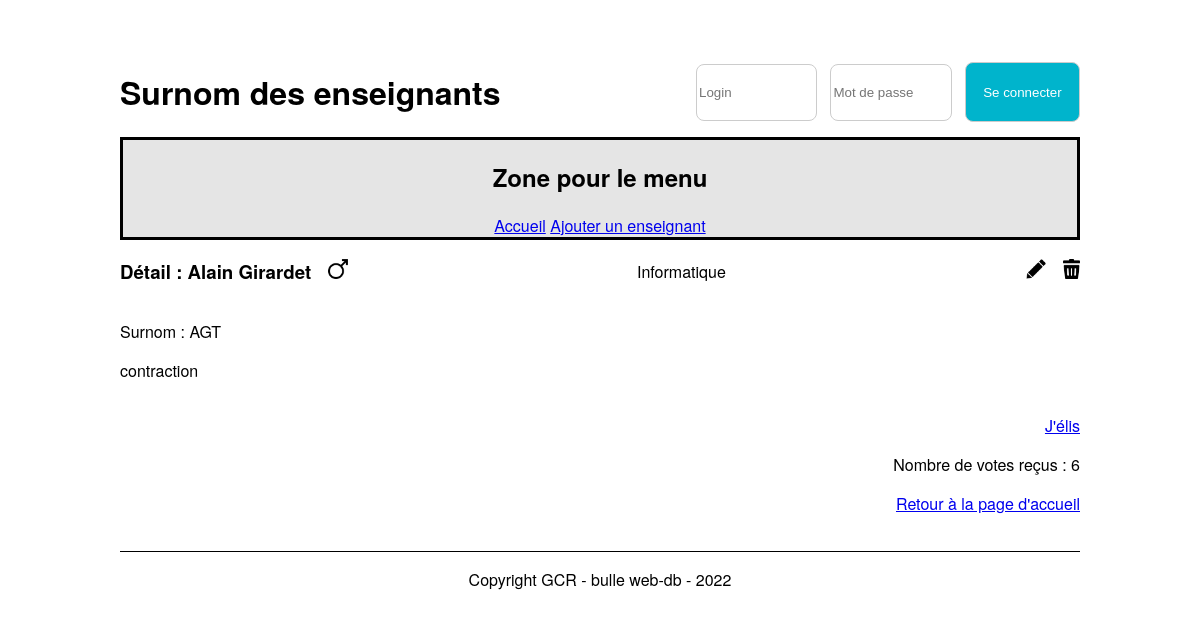
The page /application-surnoms-version-statique-/src/detailTeacher.php?idTeacher=3 on the database its author committed.
### tables this page shows
CREATE TABLE `t_teacher` (
  `idTeacher` int NOT NULL,
  `teaFirstname` varchar(50) NOT NULL,
  `teaName` varchar(50) NOT NULL,
  `teaGender` char(1) NOT NULL,
  `teaNickname` varchar(50) NOT NULL,
  `teaOrigine` text NOT NULL,
  `fkSection` int NOT NULL,
  `teaVoice` int DEFAULT NULL
);

CREATE TABLE `t_section` (
  `idSection` int NOT NULL,
  `secName` varchar(20) NOT NULL
);

### application-surnoms-version-statique-/src/database.php (called while the page is built, shortened)
<?php
 class Database {
    private $connector;
    public function __construct(){
        try{
            $this->connector = new PDO('mysql:host=localhost:6033;dbname=db_nickname;charset=utf8', 'root', 'root');
        }
        catch (PDOException $e)
        {
            die('Erreur :' . $e->getMessage());
        }
    }
    private function queryPrepareExecute($query, $binds){
        $req = $this->connector->prepare($query);
        foreach($binds as $bind) {
            $req->bindValue($bind[0], $bind[1], $bind[2]);
        }
        $req->execute();
        return $req;
    }
    private function formatData($req){
        return $req->fetchALL(PDO::FETCH_ASSOC);
    }
    public function getOneTeacher($id){
        $query = "SELECT * FROM t_teacher WHERE idTeacher = :id";
        $binds = [
            ['id', $id, PDO::PARAM_INT]
        ];
        $req = $this->queryPrepareExecute($query,$binds);
        $teacher =$this->formatData($req);
        return $teacher[0];
    }
     public function getOneSection($idSec)
     {
        $query = "SELECT * FROM t_section WHERE idSection = :id";
        $binds = [
            ['id', $idSec, PDO::PARAM_INT]
        ];
        $req = $this->queryPrepareExecute($query, $binds);
        $section = $this->formatData($req);
        return $section[0];
     }
 }
?>

### application-surnoms-version-statique-/src/detailTeacher.php (the view, shortened to what this page needs)
<?php
$idTeacher = $_GET["idTeacher"];
include("Database.php");
$db = new Database();
$teacher = $db->getOneTeacher($idTeacher);
$section = $db->getOneSection($teacher["fkSection"]);
?>
<!DOCTYPE html>
<html lang="fr">
<head>
    <link href="./css/style.css" rel="stylesheet">
</head>
<body>
    <header>
        <div class="container-header">
            <div class="titre-header">
                <h1>Surnom des enseignants</h1>
            </div>
            <div class="login-container">
                <form action="#" method="post">
                    <input type="text" name="user" id="user" placeholder="Login">
                    <input type="password" name="password" id="password" placeholder="Mot de passe">
                    <button type="submit" class="btn btn-login">Se connecter</button>
                </form>
            </div>
        </div>
        <nav>
            <h2>Zone pour le menu</h2>
            <a href="index.php">Accueil</a>
            <a href="addTeacher.php">Ajouter un enseignant</a>
        </nav>
    </header>
    <div class="container">
        <div class="user-head">
            <h3>Détail : <?= $teacher["teaFirstname"] . " " . $teacher["teaName"]?>
            <?php
                if($teacher["teaGender"] == "M")
                {
                    echo "<img style=\"margin-left: 1vw;\" height=\"20em\" src=\"./img/male.png\" alt=\"male symbole\">";
                }
                elseif($teacher["teaGender"] == "F")
                {
                    echo "<img style=\"margin-left: 1vw;\" height=\"20em\" src=\"./img/femelle.png\" alt=\"femme symbole\">";
                }
                else
                {
                    echo "<img style=\"margin-left: 1vw;\" height=\"20em\" src=\"./img/autre.png\" alt=\"autre symbole\">";
                }
            ?>
            </h3>
            <p>
                <?= $section["secName"]?>
            </p>
            <div class="actions">
                <a href="#">
                    <img height="20em" src="./img/edit.png" alt="edit icon"></a>
                <a href="javascript:confirmDelete()">
                    <img height="20em" src="./img/delete.png" alt="delete icon"> </a>
            </div>
        </div>
        <div class="user-body">
            <div class="left">
                <p>Surnom : <?= $teacher["teaNickname"]?></p>
                <p><?= $teacher["teaOrigine"]?></p>
            </div>
        </div>
        <div class="user-footer">
            <p><a href="election.php">J'élis</a></p>
            <p>Nombre de votes reçus :  <?php
            if($teacher["teaVoice"] == 0)
            {
                echo "Aucun vote";
            }
            else
            {
               echo $teacher["teaVoice"];
            }
            ?>
            </p>
            <a href="index.php">Retour à la page d'accueil</a>
        </div>
    </div>
    <footer>
        <p>Copyright GCR - bulle web-db - 2022</p>
    </footer>
</body>
</html>

### application-surnoms-version-statique-/src/css/style.css (style rules this page uses)
body { font-family: "Helvetica Neue", Helvetica, Arial, sans-serif; margin: auto; width: 80%; }
nav { border: black solid 3px; background-color: #e5e5e5; text-align: center; }
.container { height: 50%; }
footer { border-top: black solid 1px; text-align: center; margin-top: 3vw; }
.containerOptions a, .user-head a { text-decoration: none; height: 100%; margin-left: 1vw; }
.user-head { width: 100%; display: flex; flex-direction: row; justify-content: space-between; align-items: center; }
.user-footer { text-align: right; }
.left, .rigth { display: inline-block; }
.left { width: 70%; }
.container-header { display: flex; justify-content: center; align-items: center; padding-top: 5%; }
.titre-header { width: 60%; height: 100%; }
.login-container { width: 40%; height: 100%; display: flex; justify-content: end; align-items: center; }
.login-container form { display: flex; justify-content: space-between; }
.login-container input, .login-container .btn-login { width: 30%; display: inline-block; border: 1px solid #ccc; border-radius: 8px; }
.login-container input { height: 4em; margin-bottom: auto; margin-top: auto; }
.btn-login { background-color: #00b4cc; }
.btn { text-align: center; color: white; width: 100%; border: none; cursor: pointer; height: 4.5em; border-radius: 8px; }

### rows shown on the page
t_teacher: teaFirstname "Alain", teaName "Girardet", teaNickname "AGT", teaOrigine "contraction", teaVoice "6"
t_section: secName "Informatique"
